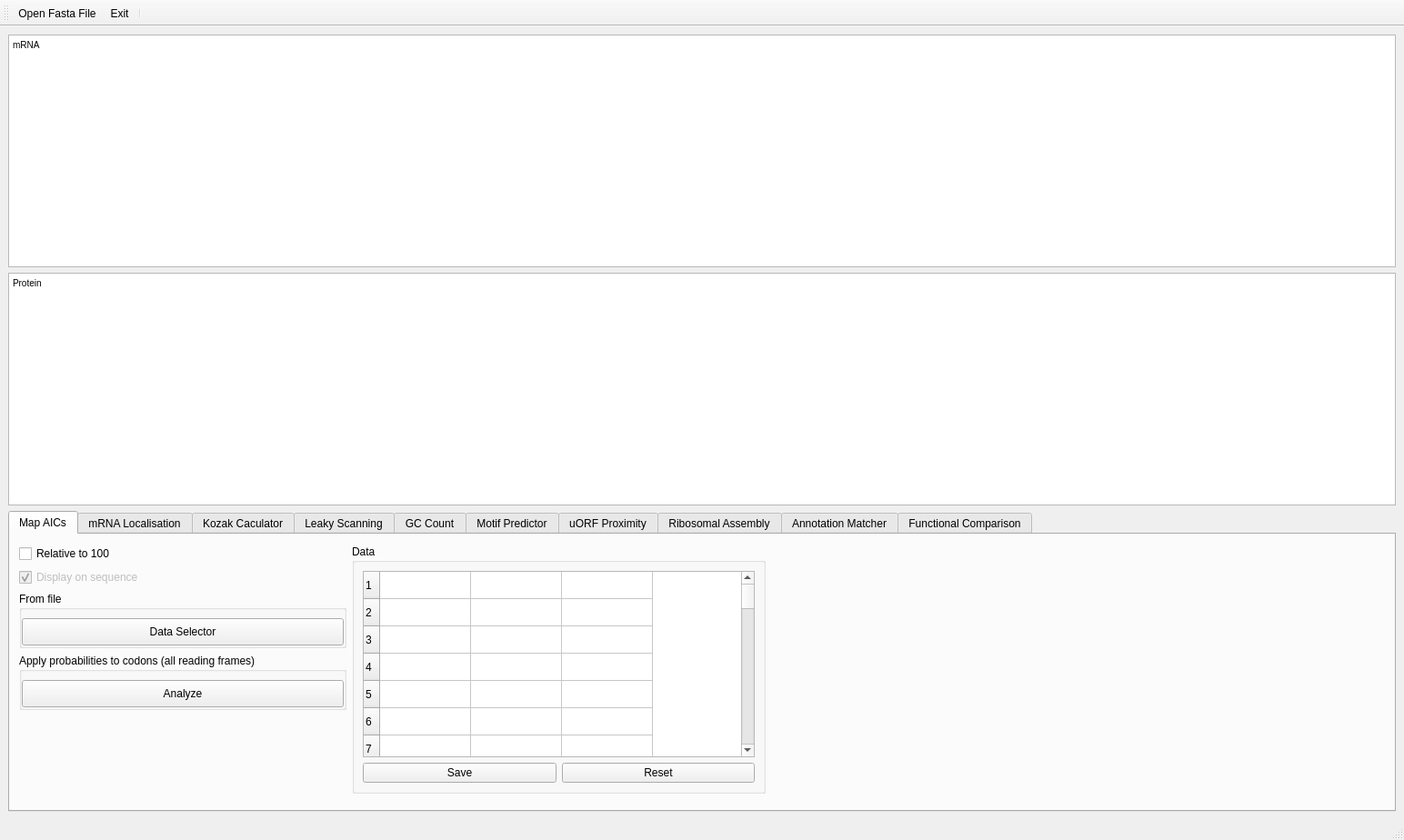
<?xml version="1.0" encoding="UTF-8"?>
<ui version="4.0">
 <class>MainWindow</class>
 <widget class="QMainWindow" name="MainWindow">
  <property name="geometry">
   <rect>
    <x>0</x>
    <y>0</y>
    <width>1544</width>
    <height>924</height>
   </rect>
  </property>
  <property name="minimumSize">
   <size>
    <width>640</width>
    <height>480</height>
   </size>
  </property>
  <property name="windowTitle">
   <string>INITIATOR SET</string>
  </property>
  <property name="windowIcon">
   <iconset>
    <normaloff>initiator-set-gui-py-master_03Aug2022/initiator-set-gui-py-master/gui/resources/logo.png</normaloff>initiator-set-gui-py-master_03Aug2022/initiator-set-gui-py-master/gui/resources/logo.png</iconset>
  </property>
  <widget class="QWidget" name="centralwidget">
   <layout class="QVBoxLayout" name="verticalLayout_6">
    <item>
     <widget class="QTextEdit" name="showmRNA">
      <property name="readOnly">
       <bool>true</bool>
      </property>
      <property name="html">
       <string>&lt;!DOCTYPE HTML PUBLIC &quot;-//W3C//DTD HTML 4.0//EN&quot; &quot;http://www.w3.org/TR/REC-html40/strict.dtd&quot;&gt;
&lt;html&gt;&lt;head&gt;&lt;meta name=&quot;qrichtext&quot; content=&quot;1&quot; /&gt;&lt;style type=&quot;text/css&quot;&gt;
p, li { white-space: pre-wrap; }
&lt;/style&gt;&lt;/head&gt;&lt;body style=&quot; font-family:'Noto Sans'; font-size:10.5pt; font-weight:400; font-style:normal;&quot;&gt;
&lt;p style=&quot; margin-top:0px; margin-bottom:0px; margin-left:0px; margin-right:0px; -qt-block-indent:0; text-indent:0px;&quot;&gt;&lt;span style=&quot; font-family:'MS Shell Dlg 2'; font-size:7.8pt;&quot;&gt;mRNA&lt;/span&gt;&lt;/p&gt;&lt;/body&gt;&lt;/html&gt;</string>
      </property>
     </widget>
    </item>
    <item>
     <widget class="QTextEdit" name="showProtein">
      <property name="readOnly">
       <bool>true</bool>
      </property>
      <property name="html">
       <string>&lt;!DOCTYPE HTML PUBLIC &quot;-//W3C//DTD HTML 4.0//EN&quot; &quot;http://www.w3.org/TR/REC-html40/strict.dtd&quot;&gt;
&lt;html&gt;&lt;head&gt;&lt;meta name=&quot;qrichtext&quot; content=&quot;1&quot; /&gt;&lt;style type=&quot;text/css&quot;&gt;
p, li { white-space: pre-wrap; }
&lt;/style&gt;&lt;/head&gt;&lt;body style=&quot; font-family:'Noto Sans'; font-size:10.5pt; font-weight:400; font-style:normal;&quot;&gt;
&lt;p style=&quot; margin-top:0px; margin-bottom:0px; margin-left:0px; margin-right:0px; -qt-block-indent:0; text-indent:0px;&quot;&gt;&lt;span style=&quot; font-family:'MS Shell Dlg 2'; font-size:7.8pt;&quot;&gt;Protein&lt;/span&gt;&lt;/p&gt;&lt;/body&gt;&lt;/html&gt;</string>
      </property>
     </widget>
    </item>
    <item>
     <widget class="QTabWidget" name="tabSubmodules">
      <property name="enabled">
       <bool>true</bool>
      </property>
      <property name="minimumSize">
       <size>
        <width>1211</width>
        <height>0</height>
       </size>
      </property>
      <property name="currentIndex">
       <number>0</number>
      </property>
      <widget class="QWidget" name="MapAICs">
       <property name="toolTip">
        <string>&lt;html&gt;&lt;head/&gt;&lt;body&gt;&lt;p&gt;MapAICs&lt;/p&gt;&lt;/body&gt;&lt;/html&gt;</string>
       </property>
       <property name="toolTipDuration">
        <number>1</number>
       </property>
       <property name="whatsThis">
        <string>&lt;html&gt;&lt;head/&gt;&lt;body&gt;&lt;p&gt;MapAICs&lt;/p&gt;&lt;/body&gt;&lt;/html&gt;</string>
       </property>
       <property name="accessibleName">
        <string>MapAICs</string>
       </property>
       <property name="accessibleDescription">
        <string>MapAICs</string>
       </property>
       <property name="styleSheet">
        <string notr="true">MapAICs</string>
       </property>
       <attribute name="title">
        <string>Map AICs</string>
       </attribute>
       <widget class="QWidget" name="layoutWidget">
        <property name="geometry">
         <rect>
          <x>10</x>
          <y>11</y>
          <width>1181</width>
          <height>274</height>
         </rect>
        </property>
        <layout class="QHBoxLayout" name="horizontalLayout_4">
         <item>
          <layout class="QVBoxLayout" name="verticalLayout_5">
           <property name="sizeConstraint">
            <enum>QLayout::SetFixedSize</enum>
           </property>
           <item>
            <layout class="QGridLayout" name="gridLayout_2">
             <item row="0" column="0">
              <widget class="QCheckBox" name="checkBox">
               <property name="text">
                <string>Relative to 100</string>
               </property>
              </widget>
             </item>
             <item row="1" column="0">
              <widget class="QCheckBox" name="displayMapAICsResult">
               <property name="enabled">
                <bool>false</bool>
               </property>
               <property name="cursor">
                <cursorShape>PointingHandCursor</cursorShape>
               </property>
               <property name="text">
                <string>Display on sequence</string>
               </property>
               <property name="checked">
                <bool>true</bool>
               </property>
              </widget>
             </item>
            </layout>
           </item>
           <item>
            <widget class="QGroupBox" name="groupBox_3">
             <property name="maximumSize">
              <size>
               <width>10000</width>
               <height>16777215</height>
              </size>
             </property>
             <property name="title">
              <string>From file</string>
             </property>
             <layout class="QVBoxLayout" name="verticalLayout_3">
              <property name="spacing">
               <number>0</number>
              </property>
              <property name="leftMargin">
               <number>0</number>
              </property>
              <property name="topMargin">
               <number>9</number>
              </property>
              <property name="rightMargin">
               <number>0</number>
              </property>
              <property name="bottomMargin">
               <number>0</number>
              </property>
              <item>
               <widget class="QPushButton" name="selectMapAICsData">
                <property name="enabled">
                 <bool>true</bool>
                </property>
                <property name="sizePolicy">
                 <sizepolicy hsizetype="Minimum" vsizetype="Fixed">
                  <horstretch>0</horstretch>
                  <verstretch>0</verstretch>
                 </sizepolicy>
                </property>
                <property name="minimumSize">
                 <size>
                  <width>200</width>
                  <height>30</height>
                 </size>
                </property>
                <property name="maximumSize">
                 <size>
                  <width>10000</width>
                  <height>16777215</height>
                 </size>
                </property>
                <property name="toolTip">
                 <string>Select data File</string>
                </property>
                <property name="toolTipDuration">
                 <number>1</number>
                </property>
                <property name="text">
                 <string>Data Selector</string>
                </property>
               </widget>
              </item>
             </layout>
            </widget>
           </item>
           <item>
            <widget class="QGroupBox" name="groupBox_6">
             <property name="maximumSize">
              <size>
               <width>10000</width>
               <height>16777215</height>
              </size>
             </property>
             <property name="title">
              <string>Apply probabilities to codons (all reading frames)</string>
             </property>
             <layout class="QVBoxLayout" name="verticalLayout_12">
              <property name="spacing">
               <number>0</number>
              </property>
              <property name="leftMargin">
               <number>0</number>
              </property>
              <property name="topMargin">
               <number>9</number>
              </property>
              <property name="rightMargin">
               <number>0</number>
              </property>
              <property name="bottomMargin">
               <number>0</number>
              </property>
              <item>
               <widget class="QPushButton" name="analyzeMapAICs">
                <property name="sizePolicy">
                 <sizepolicy hsizetype="Minimum" vsizetype="Fixed">
                  <horstretch>0</horstretch>
                  <verstretch>0</verstretch>
                 </sizepolicy>
                </property>
                <property name="minimumSize">
                 <size>
                  <width>200</width>
                  <height>30</height>
                 </size>
                </property>
                <property name="maximumSize">
                 <size>
                  <width>10000</width>
                  <height>16777215</height>
                 </size>
                </property>
                <property name="toolTip">
                 <string>Analyze AICs</string>
                </property>
                <property name="toolTipDuration">
                 <number>1000</number>
                </property>
                <property name="text">
                 <string>Analyze</string>
                </property>
               </widget>
              </item>
             </layout>
            </widget>
           </item>
           <item>
            <spacer name="verticalSpacer_2">
             <property name="orientation">
              <enum>Qt::Vertical</enum>
             </property>
             <property name="sizeHint" stdset="0">
              <size>
               <width>360</width>
               <height>18</height>
              </size>
             </property>
            </spacer>
           </item>
           <item>
            <spacer name="verticalSpacer">
             <property name="orientation">
              <enum>Qt::Vertical</enum>
             </property>
             <property name="sizeHint" stdset="0">
              <size>
               <width>17</width>
               <height>28</height>
              </size>
             </property>
            </spacer>
           </item>
          </layout>
         </item>
         <item>
          <widget class="QGroupBox" name="groupBox_2">
           <property name="title">
            <string>Data</string>
           </property>
           <layout class="QGridLayout" name="gridLayout_4">
            <item row="0" column="0">
             <layout class="QVBoxLayout" name="verticalLayout">
              <item>
               <widget class="QTableWidget" name="tableWidgetMapAICs">
                <property name="minimumSize">
                 <size>
                  <width>431</width>
                  <height>181</height>
                 </size>
                </property>
                <property name="sortingEnabled">
                 <bool>false</bool>
                </property>
                <property name="rowCount">
                 <number>64</number>
                </property>
                <property name="columnCount">
                 <number>3</number>
                </property>
                <attribute name="horizontalHeaderVisible">
                 <bool>false</bool>
                </attribute>
                <attribute name="horizontalHeaderCascadingSectionResizes">
                 <bool>false</bool>
                </attribute>
                <attribute name="horizontalHeaderShowSortIndicator" stdset="0">
                 <bool>false</bool>
                </attribute>
                <attribute name="verticalHeaderCascadingSectionResizes">
                 <bool>false</bool>
                </attribute>
                <attribute name="verticalHeaderShowSortIndicator" stdset="0">
                 <bool>false</bool>
                </attribute>
                <row/>
                <row/>
                <row/>
                <row/>
                <row/>
                <row/>
                <row/>
                <row/>
                <row/>
                <row/>
                <row/>
                <row/>
                <row/>
                <row/>
                <row/>
                <row/>
                <row/>
                <row/>
                <row/>
                <row/>
                <row/>
                <row/>
                <row/>
                <row/>
                <row/>
                <row/>
                <row/>
                <row/>
                <row/>
                <row/>
                <row/>
                <row/>
                <row/>
                <row/>
                <row/>
                <row/>
                <row/>
                <row/>
                <row/>
                <row/>
                <row/>
                <row/>
                <row/>
                <row/>
                <row/>
                <row/>
                <row/>
                <row/>
                <row/>
                <row/>
                <row/>
                <row/>
                <row/>
                <row/>
                <row/>
                <row/>
                <row/>
                <row/>
                <row/>
                <row/>
                <row/>
                <row/>
                <row/>
                <row/>
                <column>
                 <property name="text">
                  <string>Codon</string>
                 </property>
                </column>
                <column>
                 <property name="text">
                  <string>Weight</string>
                 </property>
                </column>
                <column>
                 <property name="text">
                  <string>Normal</string>
                 </property>
                </column>
               </widget>
              </item>
              <item>
               <layout class="QHBoxLayout" name="horizontalLayout_3">
                <item>
                 <widget class="QPushButton" name="saveMapAICsData">
                  <property name="text">
                   <string>Save</string>
                  </property>
                 </widget>
                </item>
                <item>
                 <widget class="QPushButton" name="resetMapAICsData">
                  <property name="text">
                   <string>Reset</string>
                  </property>
                 </widget>
                </item>
               </layout>
              </item>
             </layout>
            </item>
           </layout>
          </widget>
         </item>
         <item>
          <spacer name="horizontalSpacer_2">
           <property name="orientation">
            <enum>Qt::Horizontal</enum>
           </property>
           <property name="sizeHint" stdset="0">
            <size>
             <width>346</width>
             <height>20</height>
            </size>
           </property>
          </spacer>
         </item>
        </layout>
       </widget>
      </widget>
      <widget class="QWidget" name="mRNALocalisation">
       <attribute name="title">
        <string>mRNA Localisation</string>
       </attribute>
      </widget>
      <widget class="QWidget" name="KozakCaculator">
       <attribute name="title">
        <string>Kozak Caculator</string>
       </attribute>
       <layout class="QHBoxLayout" name="horizontalLayout_2">
        <item>
         <layout class="QVBoxLayout" name="verticalLayout_4">
          <item>
           <widget class="QGroupBox" name="groupConservedThreshold">
            <property name="minimumSize">
             <size>
              <width>150</width>
              <height>59</height>
             </size>
            </property>
            <property name="title">
             <string>Conserved Threshold</string>
            </property>
            <layout class="QGridLayout" name="gridLayout">
             <item row="0" column="0">
              <widget class="QLineEdit" name="showConservedThreshold"/>
             </item>
            </layout>
           </widget>
          </item>
          <item>
           <widget class="QGroupBox" name="groupConserved">
            <property name="minimumSize">
             <size>
              <width>150</width>
              <height>59</height>
             </size>
            </property>
            <property name="title">
             <string>Conserved</string>
            </property>
            <layout class="QGridLayout" name="gridLayout_3">
             <item row="0" column="0">
              <widget class="QLineEdit" name="showConversed"/>
             </item>
            </layout>
           </widget>
          </item>
          <item>
           <widget class="QGroupBox" name="groupBox_4">
            <property name="title">
             <string>From File</string>
            </property>
            <layout class="QGridLayout" name="gridLayout_6">
             <property name="leftMargin">
              <number>0</number>
             </property>
             <property name="rightMargin">
              <number>0</number>
             </property>
             <property name="bottomMargin">
              <number>0</number>
             </property>
             <item row="0" column="1">
              <widget class="QPushButton" name="selectKozakData">
               <property name="minimumSize">
                <size>
                 <width>0</width>
                 <height>0</height>
                </size>
               </property>
               <property name="maximumSize">
                <size>
                 <width>1500</width>
                 <height>509</height>
                </size>
               </property>
               <property name="text">
                <string>Data Selector</string>
               </property>
              </widget>
             </item>
            </layout>
           </widget>
          </item>
          <item>
           <widget class="QPushButton" name="analyzeKozakContext">
            <property name="minimumSize">
             <size>
              <width>0</width>
              <height>40</height>
             </size>
            </property>
            <property name="toolTip">
             <string>Analyze AICs</string>
            </property>
            <property name="toolTipDuration">
             <number>1000</number>
            </property>
            <property name="styleSheet">
             <string notr="true"/>
            </property>
            <property name="text">
             <string>Analyze</string>
            </property>
           </widget>
          </item>
          <item>
           <spacer name="verticalSpacer_4">
            <property name="orientation">
             <enum>Qt::Vertical</enum>
            </property>
            <property name="sizeHint" stdset="0">
             <size>
              <width>20</width>
              <height>13</height>
             </size>
            </property>
           </spacer>
          </item>
          <item>
           <spacer name="verticalSpacer_3">
            <property name="orientation">
             <enum>Qt::Vertical</enum>
            </property>
            <property name="sizeHint" stdset="0">
             <size>
              <width>20</width>
              <height>18</height>
             </size>
            </property>
           </spacer>
          </item>
         </layout>
        </item>
        <item>
         <widget class="QGroupBox" name="KozakContext">
          <property name="sizePolicy">
           <sizepolicy hsizetype="Preferred" vsizetype="Preferred">
            <horstretch>0</horstretch>
            <verstretch>0</verstretch>
           </sizepolicy>
          </property>
          <property name="title">
           <string>Kozak Context</string>
          </property>
          <layout class="QVBoxLayout" name="verticalLayout_8">
           <item>
            <layout class="QVBoxLayout" name="verticalLayout_7">
             <item>
              <widget class="QTableWidget" name="tableWidgetKozak">
               <property name="sizePolicy">
                <sizepolicy hsizetype="Preferred" vsizetype="Preferred">
                 <horstretch>100</horstretch>
                 <verstretch>50</verstretch>
                </sizepolicy>
               </property>
               <property name="minimumSize">
                <size>
                 <width>800</width>
                 <height>150</height>
                </size>
               </property>
               <property name="sizeAdjustPolicy">
                <enum>QAbstractScrollArea::AdjustToContents</enum>
               </property>
               <property name="rowCount">
                <number>6</number>
               </property>
               <row>
                <property name="text">
                 <string>Context name</string>
                </property>
               </row>
               <row>
                <property name="text">
                 <string>Importance</string>
                </property>
               </row>
               <row>
                <property name="text">
                 <string>A Weight</string>
                </property>
               </row>
               <row>
                <property name="text">
                 <string>U Weight</string>
                </property>
               </row>
               <row>
                <property name="text">
                 <string>G Weight</string>
                </property>
               </row>
               <row>
                <property name="text">
                 <string>C Weight</string>
                </property>
               </row>
               <column>
                <property name="text">
                 <string>+1 pos</string>
                </property>
               </column>
               <column>
                <property name="text">
                 <string>+2 pos</string>
                </property>
               </column>
               <column>
                <property name="text">
                 <string>+3 pos</string>
                </property>
               </column>
              </widget>
             </item>
             <item>
              <layout class="QHBoxLayout" name="horizontalLayout">
               <item>
                <widget class="QPushButton" name="saveKozakContext">
                 <property name="text">
                  <string>Save</string>
                 </property>
                </widget>
               </item>
               <item>
                <widget class="QPushButton" name="resetKozakContext">
                 <property name="text">
                  <string>Reset</string>
                 </property>
                </widget>
               </item>
              </layout>
             </item>
            </layout>
           </item>
          </layout>
         </widget>
        </item>
       </layout>
      </widget>
      <widget class="QWidget" name="LeakyScanning">
       <attribute name="title">
        <string>Leaky Scanning</string>
       </attribute>
       <layout class="QHBoxLayout" name="horizontalLayout_6">
        <item>
         <layout class="QHBoxLayout" name="horizontalLayout_5">
          <item>
           <layout class="QVBoxLayout" name="verticalLayout_11">
            <item>
             <widget class="QPushButton" name="calculateLeaky">
              <property name="sizePolicy">
               <sizepolicy hsizetype="Fixed" vsizetype="Fixed">
                <horstretch>0</horstretch>
                <verstretch>0</verstretch>
               </sizepolicy>
              </property>
              <property name="minimumSize">
               <size>
                <width>200</width>
                <height>0</height>
               </size>
              </property>
              <property name="maximumSize">
               <size>
                <width>200</width>
                <height>16777215</height>
               </size>
              </property>
              <property name="text">
               <string>Calculate</string>
              </property>
             </widget>
            </item>
            <item>
             <widget class="QPushButton" name="translate2Protein">
              <property name="sizePolicy">
               <sizepolicy hsizetype="Fixed" vsizetype="Fixed">
                <horstretch>0</horstretch>
                <verstretch>0</verstretch>
               </sizepolicy>
              </property>
              <property name="minimumSize">
               <size>
                <width>200</width>
                <height>0</height>
               </size>
              </property>
              <property name="maximumSize">
               <size>
                <width>200</width>
                <height>16777215</height>
               </size>
              </property>
              <property name="text">
               <string>Translate to Protein</string>
              </property>
             </widget>
            </item>
            <item>
             <layout class="QVBoxLayout" name="verticalLayout_10">
              <item>
               <widget class="QLabel" name="label_2">
                <property name="sizePolicy">
                 <sizepolicy hsizetype="Fixed" vsizetype="Fixed">
                  <horstretch>0</horstretch>
                  <verstretch>0</verstretch>
                 </sizepolicy>
                </property>
                <property name="text">
                 <string>Threshold</string>
                </property>
               </widget>
              </item>
              <item>
               <widget class="QLineEdit" name="showThresholdLeaky">
                <property name="sizePolicy">
                 <sizepolicy hsizetype="Fixed" vsizetype="Fixed">
                  <horstretch>0</horstretch>
                  <verstretch>0</verstretch>
                 </sizepolicy>
                </property>
                <property name="minimumSize">
                 <size>
                  <width>200</width>
                  <height>0</height>
                 </size>
                </property>
                <property name="maximumSize">
                 <size>
                  <width>200</width>
                  <height>16777215</height>
                 </size>
                </property>
               </widget>
              </item>
             </layout>
            </item>
            <item>
             <layout class="QVBoxLayout" name="verticalLayout_9">
              <item>
               <widget class="QLabel" name="label">
                <property name="sizePolicy">
                 <sizepolicy hsizetype="Fixed" vsizetype="Fixed">
                  <horstretch>0</horstretch>
                  <verstretch>0</verstretch>
                 </sizepolicy>
                </property>
                <property name="text">
                 <string>Is leaky?</string>
                </property>
               </widget>
              </item>
              <item>
               <widget class="QLineEdit" name="showIsLeaky">
                <property name="sizePolicy">
                 <sizepolicy hsizetype="Fixed" vsizetype="Fixed">
                  <horstretch>0</horstretch>
                  <verstretch>0</verstretch>
                 </sizepolicy>
                </property>
                <property name="minimumSize">
                 <size>
                  <width>200</width>
                  <height>0</height>
                 </size>
                </property>
                <property name="maximumSize">
                 <size>
                  <width>200</width>
                  <height>16777215</height>
                 </size>
                </property>
               </widget>
              </item>
             </layout>
            </item>
            <item>
             <spacer name="verticalSpacer_6">
              <property name="orientation">
               <enum>Qt::Vertical</enum>
              </property>
              <property name="sizeHint" stdset="0">
               <size>
                <width>20</width>
                <height>40</height>
               </size>
              </property>
             </spacer>
            </item>
            <item>
             <spacer name="verticalSpacer_5">
              <property name="orientation">
               <enum>Qt::Vertical</enum>
              </property>
              <property name="sizeHint" stdset="0">
               <size>
                <width>20</width>
                <height>28</height>
               </size>
              </property>
             </spacer>
            </item>
           </layout>
          </item>
          <item>
           <widget class="QGroupBox" name="groupBox_5">
            <property name="title">
             <string>Proteins</string>
            </property>
            <layout class="QGridLayout" name="gridLayout_5">
             <item row="0" column="0">
              <widget class="QTableWidget" name="showTableWidgetProteins">
               <property name="sizePolicy">
                <sizepolicy hsizetype="Preferred" vsizetype="Preferred">
                 <horstretch>0</horstretch>
                 <verstretch>0</verstretch>
                </sizepolicy>
               </property>
              </widget>
             </item>
            </layout>
           </widget>
          </item>
         </layout>
        </item>
       </layout>
      </widget>
      <widget class="QWidget" name="GCCount">
       <property name="enabled">
        <bool>true</bool>
       </property>
       <attribute name="title">
        <string>GC Count</string>
       </attribute>
      </widget>
      <widget class="QWidget" name="MotifPredictor">
       <attribute name="title">
        <string>Motif Predictor</string>
       </attribute>
      </widget>
      <widget class="QWidget" name="uORFProximity">
       <attribute name="title">
        <string>uORF Proximity</string>
       </attribute>
      </widget>
      <widget class="QWidget" name="RibosomalAssembly">
       <attribute name="title">
        <string>Ribosomal Assembly</string>
       </attribute>
      </widget>
      <widget class="QWidget" name="AnnotationMatcher">
       <attribute name="title">
        <string>Annotation Matcher</string>
       </attribute>
      </widget>
      <widget class="QWidget" name="FunctionalComparison">
       <attribute name="title">
        <string>Functional Comparison</string>
       </attribute>
       <widget class="QPushButton" name="pushButton">
        <property name="geometry">
         <rect>
          <x>20</x>
          <y>10</y>
          <width>171</width>
          <height>28</height>
         </rect>
        </property>
        <property name="text">
         <string>BLASTP Alignment</string>
        </property>
       </widget>
       <widget class="QCheckBox" name="checkBox_2">
        <property name="geometry">
         <rect>
          <x>20</x>
          <y>80</y>
          <width>241</width>
          <height>25</height>
         </rect>
        </property>
        <property name="text">
         <string>Highlight Alpha Helix Motifs</string>
        </property>
       </widget>
       <widget class="QCheckBox" name="checkBox_3">
        <property name="geometry">
         <rect>
          <x>20</x>
          <y>110</y>
          <width>231</width>
          <height>25</height>
         </rect>
        </property>
        <property name="text">
         <string>Highlight Beta Sheet Motifs</string>
        </property>
       </widget>
       <widget class="QCheckBox" name="checkBox_4">
        <property name="geometry">
         <rect>
          <x>20</x>
          <y>140</y>
          <width>331</width>
          <height>21</height>
         </rect>
        </property>
        <property name="text">
         <string>Highlight common transmembrane domains</string>
        </property>
       </widget>
      </widget>
     </widget>
    </item>
   </layout>
  </widget>
  <widget class="QToolBar" name="toolBar">
   <property name="windowTitle">
    <string>toolBar</string>
   </property>
   <attribute name="toolBarArea">
    <enum>TopToolBarArea</enum>
   </attribute>
   <attribute name="toolBarBreak">
    <bool>false</bool>
   </attribute>
   <addaction name="actionOpen_Fasta_File"/>
   <addaction name="actionExit"/>
   <addaction name="separator"/>
  </widget>
  <widget class="QStatusBar" name="statusbar"/>
  <action name="actionOpen_Fasta_File">
   <property name="icon">
    <iconset>
     <normaloff>../Users/Admin/.designer/backup/resources/file-open.png</normaloff>../Users/Admin/.designer/backup/resources/file-open.png</iconset>
   </property>
   <property name="text">
    <string>Open Fasta File</string>
   </property>
  </action>
  <action name="actionExit">
   <property name="icon">
    <iconset>
     <normaloff>../Users/Admin/.designer/backup/resources/file-exit.png</normaloff>../Users/Admin/.designer/backup/resources/file-exit.png</iconset>
   </property>
   <property name="text">
    <string>Exit</string>
   </property>
   <property name="toolTip">
    <string>&lt;html&gt;&lt;head/&gt;&lt;body&gt;&lt;p&gt;Exit this application&lt;/p&gt;&lt;/body&gt;&lt;/html&gt;</string>
   </property>
   <property name="shortcut">
    <string>Ctrl+X</string>
   </property>
  </action>
 </widget>
 <resources/>
 <connections>
  <connection>
   <sender>actionOpen_Fasta_File</sender>
   <signal>triggered()</signal>
   <receiver>MainWindow</receiver>
   <slot>openFastaFile_clicked()</slot>
   <hints>
    <hint type="sourcelabel">
     <x>-1</x>
     <y>-1</y>
    </hint>
    <hint type="destinationlabel">
     <x>399</x>
     <y>299</y>
    </hint>
   </hints>
  </connection>
  <connection>
   <sender>actionExit</sender>
   <signal>triggered()</signal>
   <receiver>MainWindow</receiver>
   <slot>close()</slot>
   <hints>
    <hint type="sourcelabel">
     <x>-1</x>
     <y>-1</y>
    </hint>
    <hint type="destinationlabel">
     <x>394</x>
     <y>279</y>
    </hint>
   </hints>
  </connection>
  <connection>
   <sender>selectMapAICsData</sender>
   <signal>clicked()</signal>
   <receiver>MainWindow</receiver>
   <slot>selectMapAICsData_clicked()</slot>
   <hints>
    <hint type="sourcelabel">
     <x>378</x>
     <y>698</y>
    </hint>
    <hint type="destinationlabel">
     <x>326</x>
     <y>875</y>
    </hint>
   </hints>
  </connection>
  <connection>
   <sender>analyzeMapAICs</sender>
   <signal>clicked()</signal>
   <receiver>MainWindow</receiver>
   <slot>analyzeMapAICs_clicked()</slot>
   <hints>
    <hint type="sourcelabel">
     <x>209</x>
     <y>777</y>
    </hint>
    <hint type="destinationlabel">
     <x>7</x>
     <y>759</y>
    </hint>
   </hints>
  </connection>
  <connection>
   <sender>calculateLeaky</sender>
   <signal>clicked()</signal>
   <receiver>MainWindow</receiver>
   <slot>calculateLeaky_clicked()</slot>
   <hints>
    <hint type="sourcelabel">
     <x>130</x>
     <y>534</y>
    </hint>
    <hint type="destinationlabel">
     <x>131</x>
     <y>900</y>
    </hint>
   </hints>
  </connection>
  <connection>
   <sender>translate2Protein</sender>
   <signal>clicked()</signal>
   <receiver>MainWindow</receiver>
   <slot>translateToProteins_clicked()</slot>
   <hints>
    <hint type="sourcelabel">
     <x>93</x>
     <y>574</y>
    </hint>
    <hint type="destinationlabel">
     <x>94</x>
     <y>887</y>
    </hint>
   </hints>
  </connection>
  <connection>
   <sender>selectKozakData</sender>
   <signal>clicked()</signal>
   <receiver>MainWindow</receiver>
   <slot>selectKozakData_clicked()</slot>
   <hints>
    <hint type="sourcelabel">
     <x>125</x>
     <y>736</y>
    </hint>
    <hint type="destinationlabel">
     <x>141</x>
     <y>904</y>
    </hint>
   </hints>
  </connection>
  <connection>
   <sender>showThresholdLeaky</sender>
   <signal>textEdited(QString)</signal>
   <receiver>MainWindow</receiver>
   <slot>updateLeakyThreshold(QString)</slot>
   <hints>
    <hint type="sourcelabel">
     <x>66</x>
     <y>683</y>
    </hint>
    <hint type="destinationlabel">
     <x>59</x>
     <y>888</y>
    </hint>
   </hints>
  </connection>
  <connection>
   <sender>resetMapAICsData</sender>
   <signal>clicked()</signal>
   <receiver>MainWindow</receiver>
   <slot>resetMapAICsData_clicked()</slot>
   <hints>
    <hint type="sourcelabel">
     <x>686</x>
     <y>768</y>
    </hint>
    <hint type="destinationlabel">
     <x>937</x>
     <y>890</y>
    </hint>
   </hints>
  </connection>
  <connection>
   <sender>saveMapAICsData</sender>
   <signal>clicked()</signal>
   <receiver>MainWindow</receiver>
   <slot>saveMapAICsData_clicked()</slot>
   <hints>
    <hint type="sourcelabel">
     <x>588</x>
     <y>768</y>
    </hint>
    <hint type="destinationlabel">
     <x>580</x>
     <y>883</y>
    </hint>
   </hints>
  </connection>
  <connection>
   <sender>saveMapAICsData</sender>
   <signal>clicked()</signal>
   <receiver>MainWindow</receiver>
   <slot>saveMapAICsData_clicked()</slot>
   <hints>
    <hint type="sourcelabel">
     <x>551</x>
     <y>768</y>
    </hint>
    <hint type="destinationlabel">
     <x>379</x>
     <y>897</y>
    </hint>
   </hints>
  </connection>
  <connection>
   <sender>displayMapAICsResult</sender>
   <signal>clicked(bool)</signal>
   <receiver>MainWindow</receiver>
   <slot>displayMapAICsResult_clicked(bool)</slot>
   <hints>
    <hint type="sourcelabel">
     <x>383</x>
     <y>618</y>
    </hint>
    <hint type="destinationlabel">
     <x>210</x>
     <y>878</y>
    </hint>
   </hints>
  </connection>
  <connection>
   <sender>analyzeKozakContext</sender>
   <signal>clicked()</signal>
   <receiver>MainWindow</receiver>
   <slot>analyzeKozakContext_clicked()</slot>
   <hints>
    <hint type="sourcelabel">
     <x>124</x>
     <y>833</y>
    </hint>
    <hint type="destinationlabel">
     <x>446</x>
     <y>893</y>
    </hint>
   </hints>
  </connection>
 </connections>
 <slots>
  <slot>openFastaFile_clicked()</slot>
  <slot>selectMapAICsData_clicked()</slot>
  <slot>analyzeMapAICs_clicked()</slot>
  <slot>displayMapAICsResult_clicked(bool)</slot>
  <slot>selectKozakData_clicked()</slot>
  <slot>analyzeKozakContext_clicked()</slot>
  <slot>saveMapAICsData_clicked()</slot>
  <slot>resetMapAICsData_clicked()</slot>
  <slot>itemChangedMapAICs_clicked(QTableWidgetItem*)</slot>
  <slot>calculateLeaky_clicked()</slot>
  <slot>translateToProteins_clicked()</slot>
  <slot>updateLeakyThreshold(QString)</slot>
 </slots>
</ui>
